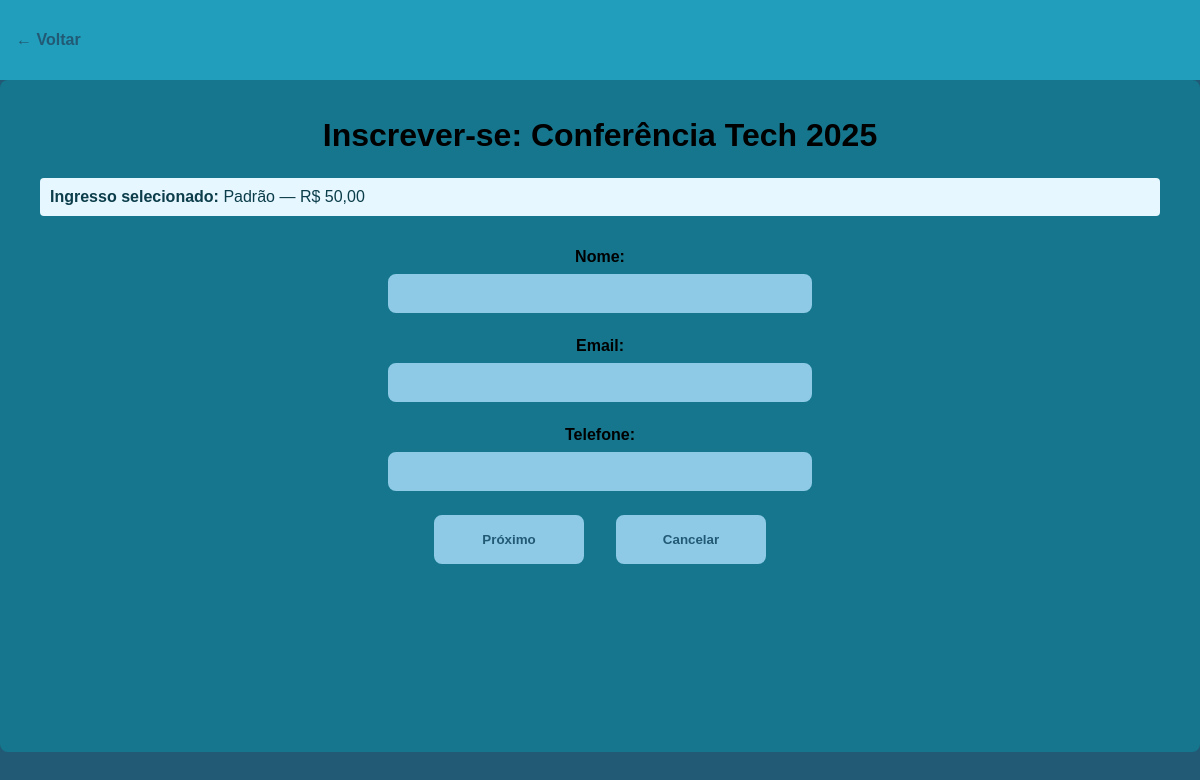
Screenshot of /participante/cadastrar.php?evento=1&ingresso=2 with the database file from the repository.
### tables this page shows
CREATE TABLE Evento (
    id_evento INT PRIMARY KEY AUTO_INCREMENT,
    nome_evento VARCHAR(100) NOT NULL,
    data_evento DATETIME NOT NULL,
    id_local INT,
    id_organizador INT,
    FOREIGN KEY (id_local) REFERENCES Local(id_local),
    FOREIGN KEY (id_organizador) REFERENCES Organizador(id_organizador)
);

CREATE TABLE Ingresso (
    id_ingresso INT PRIMARY KEY AUTO_INCREMENT,
    id_evento INT,
    tipo VARCHAR(50) NOT NULL,
    preco DECIMAL(10, 2) NOT NULL,
    FOREIGN KEY (id_evento) REFERENCES Evento(id_evento)
);

### participante/cadastrar.php (the view, shortened to what this page needs)
<?php
include_once '../config/conexao.php';
$id_evento = 0;
if (isset($_GET['evento'])) {
    $id_evento = (int) $_GET['evento'];
} elseif (isset($_POST['evento'])) {
    $id_evento = (int) $_POST['evento'];
}
$id_ingresso = 0;
if (isset($_GET['ingresso'])) {
    $id_ingresso = (int) $_GET['ingresso'];
} elseif (isset($_POST['ingresso'])) {
    $id_ingresso = (int) $_POST['ingresso'];
}
$confirmValues = null;
$stmt = $conn->prepare("SELECT * FROM Evento WHERE id_evento = ?");
$stmt->execute([$id_evento]);
$evento = $stmt->fetch(PDO::FETCH_ASSOC);
if ($id_ingresso > 0) {
    $ingStmt = $conn->prepare("SELECT * FROM Ingresso WHERE id_ingresso = ? AND id_evento = ?");
    $ingStmt->execute([$id_ingresso, $id_evento]);
    $ingresso = $ingStmt->fetch(PDO::FETCH_ASSOC);
} else {
    $ingresso = null;
}
?>
<!DOCTYPE html>
<html lang="pt-br">
<head>
    <link rel="stylesheet" href="../css/admin_style.css">
</head>
<body>
    <header>
        <div id="config">
            <a href="../index.php">&larr; Voltar</a>
        </div>
    </header>
    <div class="container">
        <h1>Inscrever-se: <?= htmlspecialchars($evento['nome_evento']) ?></h1>
        <?php if ($ingresso): ?>
            <div style="background:#e7f7ff;color:#0b3d4a;padding:10px;border-radius:4px;margin-bottom:16px;">
                <strong>Ingresso selecionado:</strong> <?= htmlspecialchars($ingresso['tipo']) ?> — R$ <?= htmlspecialchars(number_format($ingresso['preco'], 2, ',', '.')) ?>
            </div>
        <?php endif; ?>
        <?php if (!empty($confirmValues)): ?>
            <h2>Confirme sua inscrição</h2>
            <p><strong>Evento:</strong> <?= htmlspecialchars($evento['nome_evento']) ?></p>
            <?php if ($ingresso): ?>
                <p><strong>Ingresso:</strong> <?= htmlspecialchars($ingresso['tipo']) ?> — R$ <?= htmlspecialchars(number_format($ingresso['preco'], 2, ',', '.')) ?></p>
            <?php endif; ?>
            <p><strong>Nome:</strong> <?= htmlspecialchars($confirmValues['nome']) ?></p>
            <p><strong>Email:</strong> <?= htmlspecialchars($confirmValues['email']) ?></p>
            <p><strong>Telefone:</strong> <?= htmlspecialchars($confirmValues['telefone']) ?></p>
            <form method="post">
                <input type="hidden" name="evento" value="<?= htmlspecialchars($id_evento) ?>">
                <input type="hidden" name="ingresso" value="<?= htmlspecialchars($confirmValues['ingresso']) ?>">
                <input type="hidden" name="nome" value="<?= htmlspecialchars($confirmValues['nome']) ?>">
                <input type="hidden" name="email" value="<?= htmlspecialchars($confirmValues['email']) ?>">
                <input type="hidden" name="telefone" value="<?= htmlspecialchars($confirmValues['telefone']) ?>">
                <input type="hidden" name="action" value="confirm">
                <div class="button-group">
                    <input type="submit" value="Confirmar Inscrição">
                    <button type="button" onclick="history.back();">Editar</button>
                </div>
            </form>
        <?php else: ?>
        <form method="post">
            <label for="nome">Nome:</label>
            <input type="text" name="nome" id="nome" required value="<?= htmlspecialchars(isset($nome) ? $nome : '') ?>">
            <label for="email">Email:</label>
            <input type="email" name="email" id="email" required value="<?= htmlspecialchars(isset($email) ? $email : '') ?>">
            <label for="telefone">Telefone:</label>
            <input type="text" name="telefone" id="telefone" value="<?= htmlspecialchars(isset($telefone) ? $telefone : '') ?>">
            <div class="button-group">
                <input type="submit" value="Próximo">
                <a href="../ingressos/listar.php?evento=<?= urlencode($id_evento) ?>"><button type="button">Cancelar</button></a>
            </div>
        </form>
        <?php endif; ?>
    </div>
</body>
</html>

### css/admin_style.css (style rules this page uses)
:root { --mainColor: #219EBC; --secondaryColor: #15768D; --accentColor: #8ECAE6; --textColor: #000000; --bg-col: #225974; }
body { margin: 0; padding: 0; font-family: Arial, sans-serif; background-color: var(--bg-col); color: var(--textColor); padding-top: 10vh; }
a { color: var(--accentColor); font-weight: bold; text-decoration: none; }
header { position: fixed; top: 0; left: 0; width: 100%; height: 10vh; background-color: var(--mainColor); display: flex; align-items: center; justify-content: space-between; z-index: 100; }
#config { display: flex; align-items: center; padding-left: 1rem; }
#config a { color: var(--bg-col); font-weight: bold; text-decoration: none; }
.container { max-width: 1200px; margin: 0 auto; padding: 2vh 5vh; background-color: var(--secondaryColor); min-height: 80vh; border-radius: 8px; }
h1 { color: var(--textColor); text-align: center; margin-bottom: 3vh; }
input[type=text], input[type=email], input[type=password], input[type=number], input[type=datetime-local], input[type=date], select, textarea { background-color: var(--accentColor); border: 2px solid var(--accentColor); border-radius: 8px; padding: 10px; width: 100%; max-width: 400px; margin: 1vh 0; color: var(--bg-col); font-weight: bold; }
input[type=submit], button { background-color: var(--accentColor); border: 2px solid var(--accentColor); border-radius: 8px; padding: 15px; width: auto; min-width: 150px; margin: 2vh 1vh; cursor: pointer; color: var(--bg-col); font-weight: bold; }
button[type=button] { background-color: var(--accentColor); }
form { display: flex; flex-direction: column; align-items: center; }
form label { display: block; margin-top: 2vh; color: var(--textColor); font-weight: bold; }
.button-group { display: flex; gap: 2vh; margin-bottom: 2vh; justify-content: center; }

### rows the page displays
evento: nome_evento "Conferência Tech 2025"
ingresso: tipo "Padrão", preco "50,00"
